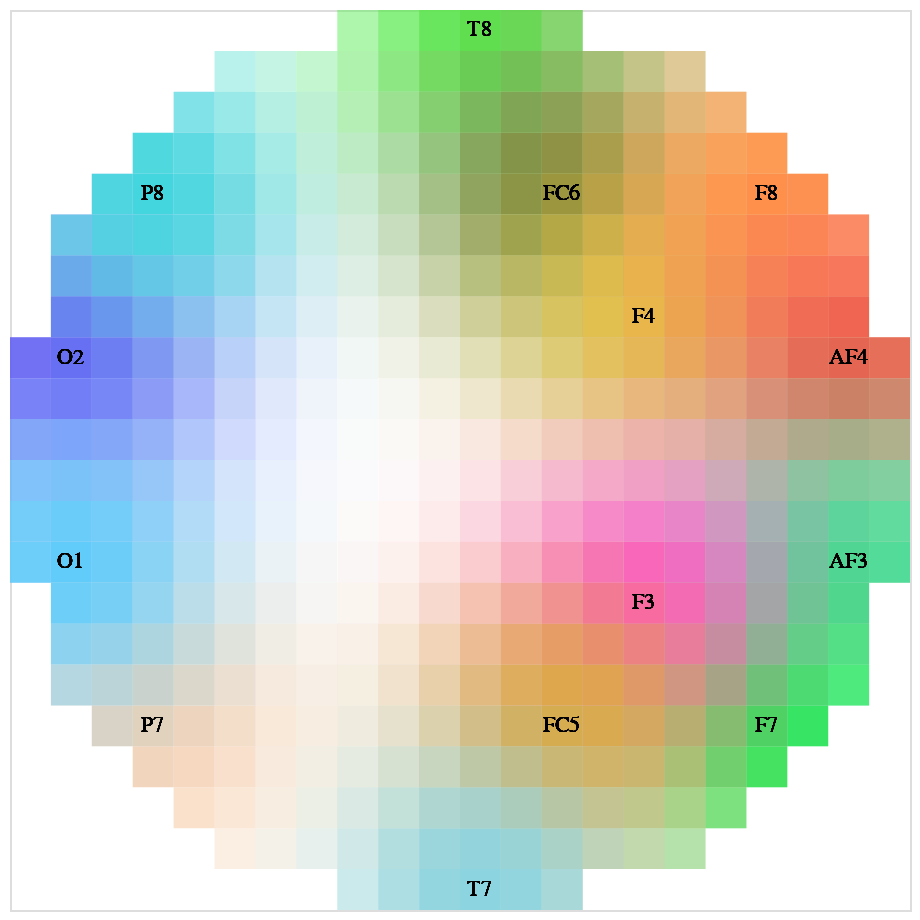

Notebook cell for this chart:
### Code cell
import altair as alt
import pandas as pd
alt.data_transformers.enable('default', max_rows=None)


N = 22

xs = (np.array([-.85, -.66, 0, 0.2, 0.4, 0.7, 0.85,
                0.85, 0.7, 0.4, 0.2, 0, -.66 ,-.85])+1)/2
ys = (-np.array([0.2, 0.6, .95, 0.6, 0.3, 0.6, 0.2,
                 -0.2, -0.6, -0.3, -0.6, -.95, -0.6, -0.2])+1)/2
channels = ['O2', 'P8', 'T8', 'FC6', 'F4', 'F8', 'AF4',
            'AF3', 'F7', 'F3', 'FC5', 'T7', 'P7', 'O1', ]

ch_pos = {
    ch: (x, y)
    for ch, (x, y) in zip(channels, zip(ys, xs))
}

ch_pos_N = {k: (int(x * N), int(y * N)) for k, (x, y) in ch_pos.items()}
map_pos2ch = {(vx, vy): k for k, (vx, vy) in ch_pos_N.items()}
gamma_topography = Bands2TopographyLayer('Gamma', resonators2band, shape=(22, 22), ch_pos=ch_pos_N, sigma=N/9)

Ws = []
for (source_layer_name, target_layer_name), conn in gamma_topography.connections.items():
  if not target_layer_name.endswith('topography'):
    continue
  for i, w in enumerate(conn.w.tolist()[0]):
    try:
      t = map_pos2ch[(i // N, i % N)]
    except KeyError:
      t= ''
    Ws.append({
        'ch': source_layer_name.split('-')[0],
        'x': i % N,
        'y': i // N,
        'w': w,
        'T': t,
    })
    
df = pd.DataFrame(Ws)
range_ = [
   "#7047F5", "#43D6DE", "#5EF556", "#637939", "#E0CF46", "#FF9E4D", "#FA5445",
   "#46E099", "#01FF4B", "#FF4DDC", "#E6A32F", "#8BD4E0", "#FFD2B0", "#61CCFA",
]
main_chart = alt.Chart(df).mark_rect(
).encode(
    x=alt.X('x:N',
         axis=None
    ),
    y=alt.Y('y:N',
         axis=None
    ),
    color=alt.Color('ch', legend=None,
                    scale=alt.Scale(domain=channels, range=range_)),
    opacity=alt.Opacity('w', scale=alt.Scale(range=[0, 1]), legend=None)
)
text_chart = alt.Chart(df).mark_text(
).encode(
    x='x:N',
    y='y:N',
    text='T',
)

chart = (
    main_chart + text_chart
).properties(
    width=450,
    height=450
)

chart.show()

### Figure 1 — Vega-Lite specification as saved in the notebook (floating-point values rounded to 4 significant figures; data arrays with more than 128 entries replaced by an {"elided": "..."} marker saying what was removed)
{"config": {"view": {"continuousWidth": 300, "continuousHeight": 300}}, "layer": [{"mark": {"type": "rect"}, "encoding": {"color": {"field": "ch", "legend": null, "scale": {"domain": ["O2", "P8", "T8", "FC6", "F4", "F8", "AF4", "AF3", "F7", "F3", "FC5", "T7", "P7", "O1"], "range": ["#7047F5", "#43D6DE", "#5EF556", "#637939", "#E0CF46", "#FF9E4D", "#FA5445", "#46E099", "#01FF4B", "#FF4DDC", "#E6A32F", "#8BD4E0", "#FFD2B0", "#61CCFA"]}, "type": "nominal"}, "opacity": {"field": "w", "legend": null, "scale": {"range": [0, 1]}, "type": "quantitative"}, "x": {"axis": null, "field": "x", "type": "nominal"}, "y": {"axis": null, "field": "y", "type": "nominal"}}}, {"mark": {"type": "text"}, "encoding": {"text": {"field": "T", "type": "nominal"}, "x": {"field": "x", "type": "nominal"}, "y": {"field": "y", "type": "nominal"}}}], "data": {"name": "data-18d575c414ea197278a39e9e9b9a6a33"}, "height": 450, "width": 450, "$schema": "https://vega.github.io/schema/vega-lite/v5.17.0.json", "datasets": {"data-18d575c414ea197278a39e9e9b9a6a33": {"elided": "6776 records"}}}
